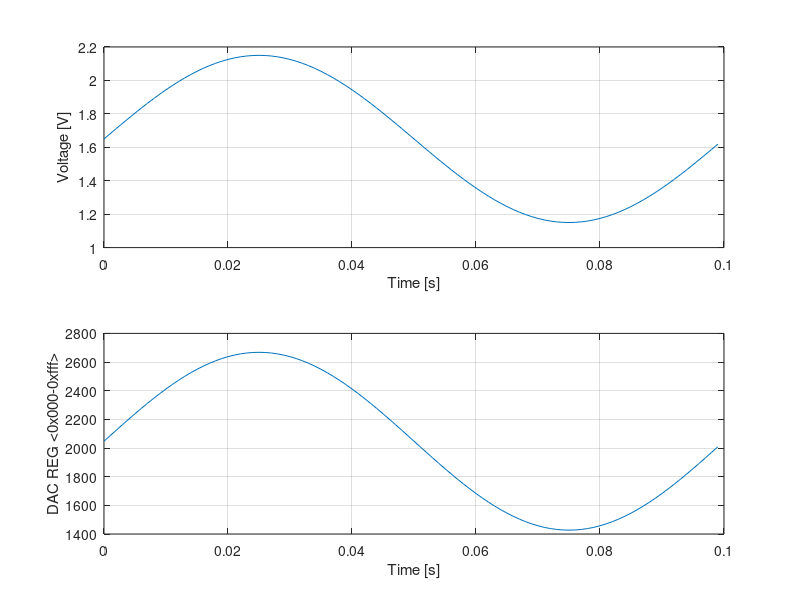

Recreate this plot in MATLAB. (Note: this script raises an error after producing the figure.)
%% Simple discrete signal (sine wave) generation

%%% File info 
%
% ************************************************************************
%
%  @file     SINE_WAVE_GENERATION.m
%  @author   AW
%  @version  1.0
%  @date     10-Dec-2019 10:23:56
%  @brief    Simple sine wave generation for 12-bit DAC.
%
% ************************************************************************
%
clear n ts A A0 f DAC_REG_MAX DAC_VOL_MAX t y Y i fileID
%% Generate data
ts = 0.001;   % [s]
A = 0.5;      % [V]
A0 = 1.65;    % [V]
f = 10;       % [Hz]
n = (1/ts)/f; % [-]

DAC_REG_MAX = 4095; % [-]
DAC_VOL_MAX = 3.3;  % [V]

t = 0;      % [s]

y = zeros(n,1); % [V]
Y = zeros(n,1); % [-]

for i = 1 : n
    y(i) = A*sin(2*pi*f*t) + A0;
    Y(i) = (y(i)/DAC_VOL_MAX)*DAC_REG_MAX;
    t = t + ts;
end

%% Plot results
subplot(2,1,1);
    plot(0 : ts : (n-1)*ts, y);
    hold on; grid on; hold off;
    xlabel('Time [s]');
    ylabel('Voltage [V]');
    
subplot(2,1,2);
    plot(0 : ts : (n-1)*ts, Y);
    hold on; grid on; hold off;
    xlabel('Time [s]');
    ylabel('DAC REG <0x000-0xfff>');

%% Save to file
fileID = fopen('../Core/Inc/sine.csv','w');
for i = 1 : (n-1)
fprintf(fileID,'0x%s, \n', dec2hex(round(Y(i)), 4));
end
fprintf(fileID,'0x%s\n', dec2hex(round(Y(end)), 4));
fclose(fileID);
